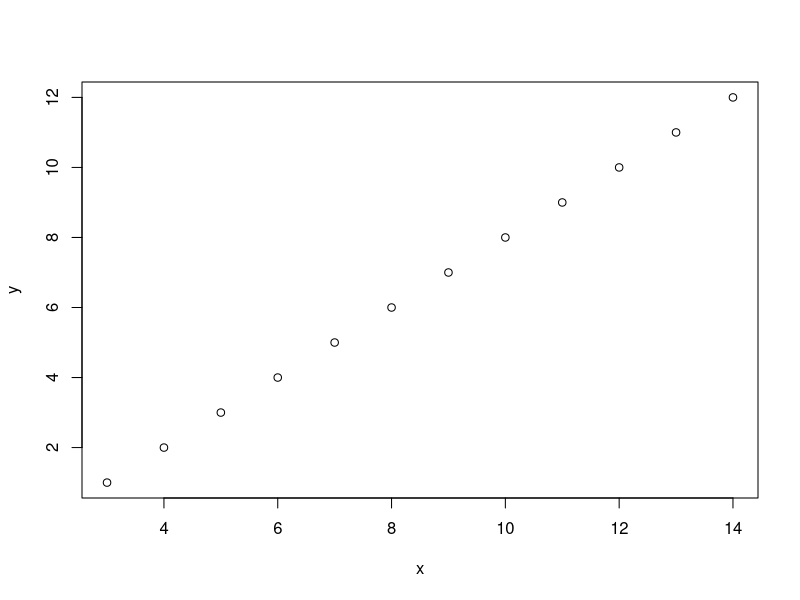
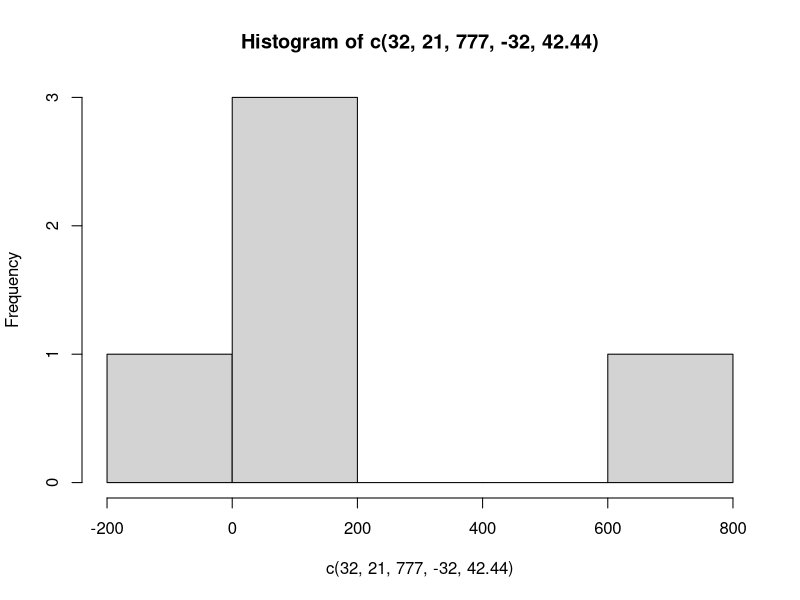

Write the R code that produced these figures, in order. (Note: this script raises an error after producing the figures.)
library("psych")
library("plyr")
x<-seq(3,14)
y<-seq(1,12)
plot(x,y)
hist(c(32,21,777,-32,42.44))
x<-c(1:5)
x<=3

as.logical(1)

lo<-array(seq(1,307,length=30),dim=c(2,3,5))
lo
attributes(k)
x<-1
k<-matrix(1:30,ncol=5)

k<-list(c("mood","seq",1),c(TRUE,FALSE))
k
as.numeric(c("1","2","3"))
as.integer(c("21","32","55.3"))

changetoNum<-function(x){
  x<-as.list(x)
  print(x)
  #attributes(x)
  typeof(x)
}
changetoNum(c("32","44.32","-77"))
typeof(c("ds",2,TRUE))
library()
Sys.setlocale("LC_ALL","English")
Sys.setlocale()
installed.packages()
colnames(installed.packages())
installed.packages()[, c("Package","Version")]

search()
install.packages("ggplot2")

.libPaths()
help(package="ggplot2")

m<-matrix(c(4,3,2,1,5,4),ncol=3)
m
t(m)
base::t(m)
Sys.Date()
